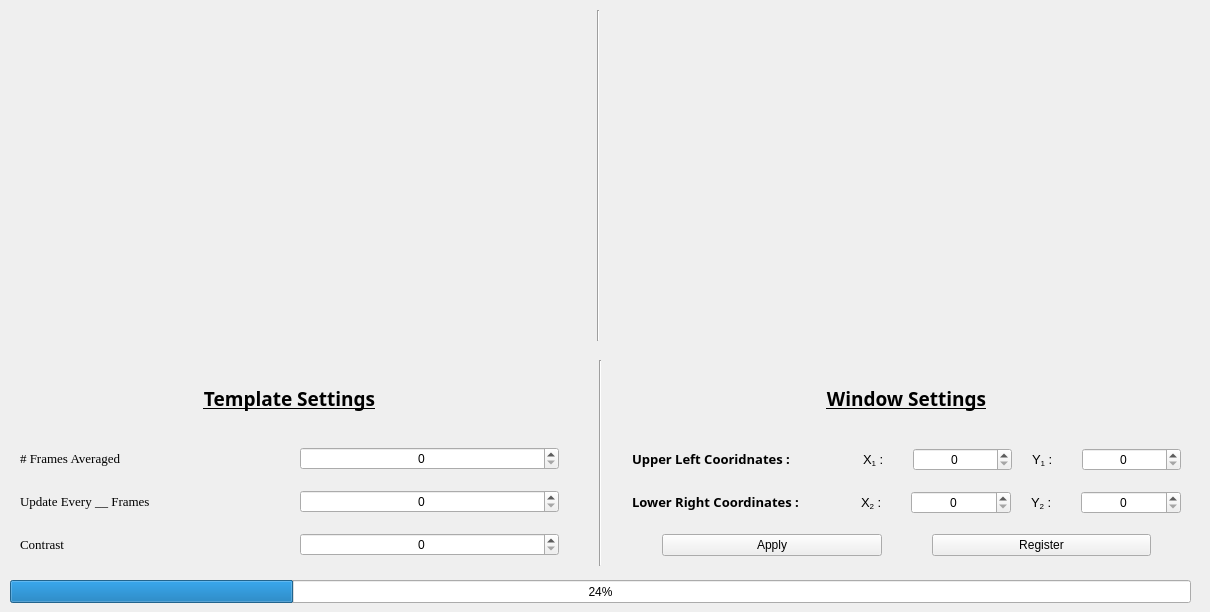
        <widget class="QWidget" name="InputTab">
         <attribute name="title">
          <string>Input</string>
         </attribute>
         <widget class="QWidget" name="horizontalLayoutWidget">
          <property name="geometry">
           <rect>
            <x>0</x>
            <y>0</y>
            <width>1201</width>
            <height>351</height>
           </rect>
          </property>
          <layout class="QHBoxLayout" name="inputImageLayout">
           <property name="spacing">
            <number>20</number>
           </property>
           <property name="leftMargin">
            <number>10</number>
           </property>
           <property name="topMargin">
            <number>10</number>
           </property>
           <property name="rightMargin">
            <number>14</number>
           </property>
           <property name="bottomMargin">
            <number>10</number>
           </property>
           <item>
            <widget class="QLabel" name="inputCroppedLabel">
             <property name="enabled">
              <bool>true</bool>
             </property>
             <property name="maximumSize">
              <size>
               <width>570</width>
               <height>16777215</height>
              </size>
             </property>
             <property name="text">
              <string>&lt;html&gt;&lt;head/&gt;&lt;body&gt;&lt;p&gt;&lt;img src=&quot;:/inputGraphs/assets/ResizedInputImage.png&quot;/&gt;&lt;/p&gt;&lt;/body&gt;&lt;/html&gt;</string>
             </property>
             <property name="scaledContents">
              <bool>true</bool>
             </property>
            </widget>
           </item>
           <item>
            <widget class="Line" name="line_3">
             <property name="orientation">
              <enum>Qt::Vertical</enum>
             </property>
            </widget>
           </item>
           <item>
            <widget class="QLabel" name="inputLabel">
             <property name="text">
              <string/>
             </property>
             <property name="pixmap">
              <pixmap>:/inputGraphs/assets/CroppedInput.png</pixmap>
             </property>
             <property name="scaledContents">
              <bool>true</bool>
             </property>
             <property name="alignment">
              <set>Qt::AlignCenter</set>
             </property>
            </widget>
           </item>
          </layout>
         </widget>
         <widget class="QWidget" name="horizontalLayoutWidget_2">
          <property name="geometry">
           <rect>
            <x>0</x>
            <y>360</y>
            <width>1201</width>
            <height>206</height>
           </rect>
          </property>
          <layout class="QHBoxLayout" name="parametersLayout">
           <property name="spacing">
            <number>20</number>
           </property>
           <item>
            <layout class="QVBoxLayout" name="templateLayout">
             <property name="spacing">
              <number>20</number>
             </property>
             <property name="leftMargin">
              <number>10</number>
             </property>
             <property name="topMargin">
              <number>10</number>
             </property>
             <property name="rightMargin">
              <number>10</number>
             </property>
             <property name="bottomMargin">
              <number>10</number>
             </property>
             <item>
              <layout class="QHBoxLayout" name="templateLabelLayout">
               <item>
                <widget class="QLabel" name="templateLabel">
                 <property name="font">
                  <font>
                   <family>Century Gothic</family>
                  </font>
                 </property>
                 <property name="text">
                  <string>&lt;html&gt;&lt;head/&gt;&lt;body&gt;&lt;p align=&quot;center&quot;&gt;&lt;span style=&quot; font-size:14pt; font-weight:600; text-decoration: underline;&quot;&gt;Template Settings&lt;/span&gt;&lt;/p&gt;&lt;/body&gt;&lt;/html&gt;</string>
                 </property>
                </widget>
               </item>
              </layout>
             </item>
             <item>
              <layout class="QHBoxLayout" name="framesAverageLayout">
               <property name="leftMargin">
                <number>10</number>
               </property>
               <property name="rightMargin">
                <number>10</number>
               </property>
               <item>
                <widget class="QLabel" name="averageFramesText">
                 <property name="maximumSize">
                  <size>
                   <width>568</width>
                   <height>16777215</height>
                  </size>
                 </property>
                 <property name="font">
                  <font>
                   <family>Georgia</family>
                  </font>
                 </property>
                 <property name="text">
                  <string>&lt;html&gt;&lt;head/&gt;&lt;body&gt;&lt;p&gt;&lt;span style=&quot; font-size:10pt;&quot;&gt;# Frames Averaged&lt;/span&gt;&lt;/p&gt;&lt;/body&gt;&lt;/html&gt;</string>
                 </property>
                 <property name="alignment">
                  <set>Qt::AlignLeading|Qt::AlignLeft|Qt::AlignVCenter</set>
                 </property>
                </widget>
               </item>
               <item>
                <widget class="QSpinBox" name="averageFramesSpinBox">
                 <property name="focusPolicy">
                  <enum>Qt::WheelFocus</enum>
                 </property>
                 <property name="alignment">
                  <set>Qt::AlignCenter</set>
                 </property>
                </widget>
               </item>
              </layout>
             </item>
             <item>
              <layout class="QHBoxLayout" name="offsetLayout">
               <property name="leftMargin">
                <number>10</number>
               </property>
               <property name="rightMargin">
                <number>10</number>
               </property>
               <item>
                <widget class="QLabel" name="offsetText">
                 <property name="maximumSize">
                  <size>
                   <width>568</width>
                   <height>16777215</height>
                  </size>
                 </property>
                 <property name="font">
                  <font>
                   <family>Georgia</family>
                  </font>
                 </property>
                 <property name="text">
                  <string>&lt;html&gt;&lt;head/&gt;&lt;body&gt;&lt;p&gt;&lt;span style=&quot; font-size:10pt;&quot;&gt;Update Every __ Frames&lt;/span&gt;&lt;/p&gt;&lt;/body&gt;&lt;/html&gt;</string>
                 </property>
                 <property name="alignment">
                  <set>Qt::AlignLeading|Qt::AlignLeft|Qt::AlignVCenter</set>
                 </property>
                </widget>
               </item>
               <item>
                <widget class="QSpinBox" name="updateEveryFramesSpinBox">
                 <property name="focusPolicy">
                  <enum>Qt::WheelFocus</enum>
                 </property>
                 <property name="alignment">
                  <set>Qt::AlignCenter</set>
                 </property>
                </widget>
               </item>
              </layout>
             </item>
             <item>
              <layout class="QHBoxLayout" name="contrastLayout">
               <property name="leftMargin">
                <number>10</number>
               </property>
               <property name="rightMargin">
                <number>10</number>
               </property>
               <item>
                <widget class="QLabel" name="contrastText">
                 <property name="font">
                  <font>
                   <family>Georgia</family>
                  </font>
                 </property>
                 <property name="text">
                  <string>&lt;html&gt;&lt;head/&gt;&lt;body&gt;&lt;p&gt;&lt;span style=&quot; font-size:10pt;&quot;&gt;Contrast&lt;/span&gt;&lt;/p&gt;&lt;/body&gt;&lt;/html&gt;</string>
                 </property>
                </widget>
               </item>
               <item>
                <widget class="QSpinBox" name="contrastSpinBox">
                 <property name="alignment">
                  <set>Qt::AlignCenter</set>
                 </property>
                </widget>
               </item>
              </layout>
             </item>
            </layout>
           </item>
           <item>
            <widget class="Line" name="parametersDivisionLine">
             <property name="frameShadow">
              <enum>QFrame::Sunken</enum>
             </property>
             <property name="lineWidth">
              <number>1</number>
             </property>
             <property name="orientation">
              <enum>Qt::Vertical</enum>
             </property>
            </widget>
           </item>
           <item>
            <layout class="QVBoxLayout" name="windowLayout">
             <property name="spacing">
              <number>20</number>
             </property>
             <property name="topMargin">
              <number>10</number>
             </property>
             <property name="rightMargin">
              <number>10</number>
             </property>
             <property name="bottomMargin">
              <number>10</number>
             </property>
             <item>
              <layout class="QHBoxLayout" name="windowLabelLayout">
               <item>
                <widget class="QLabel" name="windowLabel">
                 <property name="font">
                  <font>
                   <family>Century Gothic</family>
                  </font>
                 </property>
                 <property name="text">
                  <string>&lt;html&gt;&lt;head/&gt;&lt;body&gt;&lt;p&gt;&lt;span style=&quot; font-size:14pt; font-weight:600; text-decoration: underline;&quot;&gt;Window Settings&lt;/span&gt;&lt;/p&gt;&lt;/body&gt;&lt;/html&gt;</string>
                 </property>
                 <property name="alignment">
                  <set>Qt::AlignCenter</set>
                 </property>
                </widget>
               </item>
              </layout>
             </item>
             <item>
              <layout class="QHBoxLayout" name="x1y1Layout">
               <property name="spacing">
                <number>20</number>
               </property>
               <property name="leftMargin">
                <number>10</number>
               </property>
               <property name="rightMargin">
                <number>10</number>
               </property>
               <item>
                <widget class="QLabel" name="upperLeftLabel">
                 <property name="minimumSize">
                  <size>
                   <width>211</width>
                   <height>0</height>
                  </size>
                 </property>
                 <property name="maximumSize">
                  <size>
                   <width>211</width>
                   <height>16777215</height>
                  </size>
                 </property>
                 <property name="font">
                  <font>
                   <family>Century Gothic</family>
                  </font>
                 </property>
                 <property name="text">
                  <string>&lt;html&gt;&lt;head/&gt;&lt;body&gt;&lt;p&gt;&lt;span style=&quot; font-size:10pt; font-weight:600;&quot;&gt;  Upper Left Cooridnates : &lt;/span&gt;&lt;/p&gt;&lt;/body&gt;&lt;/html&gt;</string>
                 </property>
                </widget>
               </item>
               <item>
                <widget class="QLabel" name="x1Label">
                 <property name="maximumSize">
                  <size>
                   <width>30</width>
                   <height>16777215</height>
                  </size>
                 </property>
                 <property name="text">
                  <string>&lt;html&gt;&lt;head/&gt;&lt;body&gt;&lt;p&gt;&lt;span style=&quot; font-size:10pt;&quot;&gt;X&lt;/span&gt;&lt;span style=&quot; font-size:10pt; vertical-align:sub;&quot;&gt;1&lt;/span&gt;&lt;span style=&quot; font-size:10pt;&quot;&gt; : &lt;/span&gt;&lt;/p&gt;&lt;/body&gt;&lt;/html&gt;</string>
                 </property>
                </widget>
               </item>
               <item>
                <widget class="QSpinBox" name="x1SpinBox">
                 <property name="maximumSize">
                  <size>
                   <width>100</width>
                   <height>16777215</height>
                  </size>
                 </property>
                 <property name="alignment">
                  <set>Qt::AlignCenter</set>
                 </property>
                </widget>
               </item>
               <item>
                <widget class="QLabel" name="x2Label_2">
                 <property name="maximumSize">
                  <size>
                   <width>30</width>
                   <height>16777215</height>
                  </size>
                 </property>
                 <property name="text">
                  <string>&lt;html&gt;&lt;head/&gt;&lt;body&gt;&lt;p&gt;&lt;span style=&quot; font-size:10pt;&quot;&gt;Y&lt;/span&gt;&lt;span style=&quot; font-size:10pt; vertical-align:sub;&quot;&gt;1&lt;/span&gt;&lt;span style=&quot; font-size:10pt;&quot;&gt; : &lt;/span&gt;&lt;/p&gt;&lt;/body&gt;&lt;/html&gt;</string>
                 </property>
                </widget>
               </item>
               <item>
                <widget class="QSpinBox" name="y1SpinBox">
                 <property name="maximumSize">
                  <size>
                   <width>100</width>
                   <height>16777215</height>
                  </size>
                 </property>
                 <property name="alignment">
                  <set>Qt::AlignCenter</set>
                 </property>
                </widget>
               </item>
              </layout>
             </item>
             <item>
              <layout class="QHBoxLayout" name="x2y2Layout">
               <property name="spacing">
                <number>20</number>
               </property>
               <property name="leftMargin">
                <number>10</number>
               </property>
               <property name="rightMargin">
                <number>10</number>
               </property>
               <item>
                <widget class="QLabel" name="lowerRightLabel">
                 <property name="font">
                  <font>
                   <family>Century Gothic</family>
                  </font>
                 </property>
                 <property name="text">
                  <string>&lt;html&gt;&lt;head/&gt;&lt;body&gt;&lt;p&gt;&lt;span style=&quot; font-size:10pt; font-weight:600;&quot;&gt;Lower Right Coordinates : &lt;/span&gt;&lt;/p&gt;&lt;/body&gt;&lt;/html&gt;</string>
                 </property>
                </widget>
               </item>
               <item>
                <widget class="QLabel" name="x2Label">
                 <property name="maximumSize">
                  <size>
                   <width>30</width>
                   <height>16777215</height>
                  </size>
                 </property>
                 <property name="text">
                  <string>&lt;html&gt;&lt;head/&gt;&lt;body&gt;&lt;p&gt;&lt;span style=&quot; font-size:10pt;&quot;&gt;X&lt;/span&gt;&lt;span style=&quot; font-size:10pt; vertical-align:sub;&quot;&gt;2&lt;/span&gt;&lt;span style=&quot; font-size:10pt;&quot;&gt; : &lt;/span&gt;&lt;/p&gt;&lt;/body&gt;&lt;/html&gt;</string>
                 </property>
                </widget>
               </item>
               <item>
                <widget class="QSpinBox" name="x2SpinBox">
                 <property name="maximumSize">
                  <size>
                   <width>100</width>
                   <height>16777215</height>
                  </size>
                 </property>
                 <property name="alignment">
                  <set>Qt::AlignCenter</set>
                 </property>
                </widget>
               </item>
               <item>
                <widget class="QLabel" name="y2Label">
                 <property name="maximumSize">
                  <size>
                   <width>30</width>
                   <height>16777215</height>
                  </size>
                 </property>
                 <property name="text">
                  <string>&lt;html&gt;&lt;head/&gt;&lt;body&gt;&lt;p&gt;&lt;span style=&quot; font-size:10pt;&quot;&gt;Y&lt;/span&gt;&lt;span style=&quot; font-size:10pt; vertical-align:sub;&quot;&gt;2&lt;/span&gt;&lt;span style=&quot; font-size:10pt;&quot;&gt; : &lt;/span&gt;&lt;/p&gt;&lt;/body&gt;&lt;/html&gt;</string>
                 </property>
                </widget>
               </item>
               <item>
                <widget class="QSpinBox" name="y2SpinBox">
                 <property name="maximumSize">
                  <size>
                   <width>100</width>
                   <height>16777215</height>
                  </size>
                 </property>
                 <property name="alignment">
                  <set>Qt::AlignCenter</set>
                 </property>
                </widget>
               </item>
              </layout>
             </item>
             <item>
              <layout class="QHBoxLayout" name="horizontalLayout">
               <property name="spacing">
                <number>50</number>
               </property>
               <property name="leftMargin">
                <number>40</number>
               </property>
               <property name="rightMargin">
                <number>40</number>
               </property>
               <item>
                <widget class="QPushButton" name="applyButton">
                 <property name="text">
                  <string>Apply</string>
                 </property>
                </widget>
               </item>
               <item>
                <widget class="QPushButton" name="registeredButton">
                 <property name="text">
                  <string>Register</string>
                 </property>
                </widget>
               </item>
              </layout>
             </item>
            </layout>
           </item>
          </layout>
         </widget>
         <widget class="QProgressBar" name="registrationProgressBar">
          <property name="geometry">
           <rect>
            <x>10</x>
            <y>580</y>
            <width>1181</width>
            <height>23</height>
           </rect>
          </property>
          <property name="value">
           <number>24</number>
          </property>
         </widget>
        </widget>
